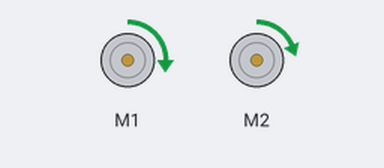
A sketch run on a simulated Arduino Leonardo, built with avr-gcc and run on an emulated ATmega32U4. On the bench: 2 × DC motor (green arrow = forward, orange = backward, longer = faster). What the sketch prints to the serial monitor is not drawn.

Above: at 2.51 s.
At 21.7 s:
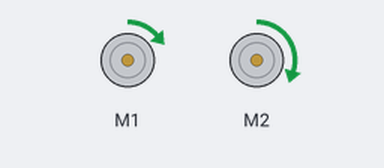
Timing chart, 0 to 40.0 s (numbered marks = the images above):
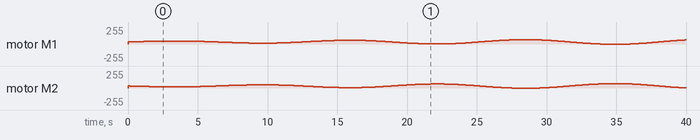

The sketch:

The_Last_Straw.ino
```cpp
/*
Robotics, Lab 4
The Artificers
Andrew Scibelli, Steve Boucher Margarite
Due: 4-12-24 11:55PM

slowing down fucntion
if statment current time  greater every 20 milliseconds I check to see encoders
set timer on each function?

*/

#include <Pololu3piPlus32U4.h>
#include <Servo.h>
#include <time.h>

using namespace Pololu3piPlus32U4;
Encoders encoders;
Buzzer buzzer;
Motors motors;

//-------------------------VARS---------------------------


//check encoders
unsigned long currentMillis;
unsigned long encoder_prevMillis;
unsigned long calc_prevMillis;
unsigned long check_prevMillis;
unsigned long calc1_prevMillis;
unsigned long calc2_prevMillis;
unsigned long check2_prevMillis;
unsigned long move_prevMillis;
unsigned long print_prevMillis;


const unsigned long ENCODER_PERIOD = 10;
const unsigned long CALC_PERIOD = 10;
const unsigned long CHECK_PERIOD = 10;
const unsigned long MOVE_PERIOD = 10;


long countsLeft = 0;
long countsRight = 0;
long prevLeft = 0;
long prevRight = 0;

const int CLICKS_PER_ROTATION = 12;
const float GEAR_RATIO = 75.81F;
const float WHEEL_DIAMETER = 3.2;
const float WHEEL_CIRCUMFERENCE = 10.531;

float Sl = 0.0F;
float Sr = 0.0F;

//speeds
int MAX_SPEED = 100;
float MIN_SPEED = 0;
float BASE_SPEED = 50;

float rightSpeed = 0;
float leftSpeed = 0;

//PID
const double KP = .08; // Adjust kp for quicker response
const double KI = 0;  // Reduce ki for less integration
const double KD = 0;  // Increase kd for faster damping

//GOALS
const int NUMBER_OF_GOALS = 4;
float xGoals[NUMBER_OF_GOALS] = { 60, 0, -90, 0};
float yGoals[NUMBER_OF_GOALS] = { 30, -50, 0, 0};

int goalnum = 0;
float targetX = xGoals[goalnum];
float targetY = yGoals[goalnum];
float targetTheta = 0;//starts at 0 regardless
float targetDistance = 1000000000000000000000;

const float WHEEL_DIS = 8.5;//possibly 8.2

//deltas

float dS = 0;
float dT = 0;
float dX = 0;
float dY = 0;

//position

float currx = 0;
float curry = 0;
float currtheta = 1.57;

float pidResult = 0;

//end
bool end = false;
const int margin_of_error = 2.0;


//-------------------------LOOP---------------------------
void setup() {
 Serial.begin(57600);

}

void loop() {
  if (!end) {
    checkEncoders();  //checks the distance
    calculatepos(); //
    updatepos();
    pidcalc();
    Move();
    checkTarget();
  //  PRINT();
  }  //if
}  //loop
//---------------------METHODS----------------------------
//this updates the values of pos for the next calculation
void updatepos (){
  currentMillis = millis();
  if (currentMillis - calc2_prevMillis >= CALC_PERIOD) {
  Serial.println("DOING UPDATE");

  currx = currx + dX;
  curry = curry + dY;
  currtheta = currtheta + dT;

  calc2_prevMillis = currentMillis;
  }//timer

}//deltaXY

//-------------------------MATH---------------------------

void calculatepos() {
  currentMillis = millis();
  if (currentMillis - calc_prevMillis >= CALC_PERIOD) {
    Serial.println("DOING CALC");
  float xdiff = targetX - currx;
  float ydiff = targetY - curry;

  dS = (Sr + Sl) / 2;
  dT = (Sr - Sl) / WHEEL_DIS;

  //the first dT in these may need to be current theta, but IDK
  dX = (dS * cos(currtheta + (dT / 2.0)));  //should be cos
  dY = dS * sin(currtheta + (dT / 2.0));         // should be sin

  // Calculate the difference between current position and target position in x and y directions
  targetDistance = sqrt(xdiff * xdiff + ydiff * ydiff);

  targetTheta = atan2(ydiff, xdiff);
  calc_prevMillis = currentMillis;
  }//timer
}  //calculate pos

//-------------------------MOVE---------------------------

void Move() {
  currentMillis = millis();
  if (currentMillis - move_prevMillis >= MOVE_PERIOD) {
  Serial.println("DOING MOVE");
  //slowing down, but not slower than min speed
  if (targetDistance < 10)
    {
      MAX_SPEED = constrain (MAX_SPEED/2, MIN_SPEED, 400);
    }//i

  rightSpeed = rightSpeed + pidResult;
  leftSpeed = leftSpeed - pidResult;
  //rightSpeed = constrain(rightSpeed - piddiff, MIN_SPEED, MAX_SPEED);
  //leftSpeed = constrain(leftSpeed + piddiff, MIN_SPEED, MAX_SPEED);
  motors.setSpeeds(leftSpeed + BASE_SPEED, rightSpeed + BASE_SPEED);
  move_prevMillis = currentMillis;
  Serial.println("DONE MOVE");
  }//timer
}  //move


//-------------------------PID---------------------------
float pidcalc() {
  currentMillis = millis();
  if (currentMillis - calc1_prevMillis >= CALC_PERIOD) {
    Serial.println("DOING PID");

  double kiTotal = 0.0;
  double previousError = 0.0;
  double error = targetTheta - currtheta;
  //Kp get the proportional correction
  double proportional = KP * error;
  //Ki get intergral correction
  //kiTotal += error;
  //double integral = KI * kiTotal;
  //Kd derivative
  //float derivative = KD * (error - previousError);
  //previousError = error;
  //sum
  pidResult = proportional; //+intergal + derivative;
  //pidResult = constrain(pidResult, -3.14, 3.14);
  //apply the sum to the motors, one will be +pidSUm, the other -pidSum
  calc1_prevMillis = currentMillis;
  Serial.println("DONE CALC1");
  }//timer
}  //PID

//-------------------------CHECK---------------------------

void checkTarget() {
  currentMillis = millis();
  if (currentMillis - check_prevMillis >= CHECK_PERIOD) {
    Serial.println("DOING TARGET");
  //we can just (theorically) check if the distance is within -2 - 2
  if (targetRange()) {
    motors.setSpeeds(0, 0);
    buzzer.play("c32");
    delay(100);
    buzzer.play("e32");
    delay(100);
    buzzer.play("g32");
    delay(1000);
   // Serial.print("--------------------------CHECKPOINT #");
    //Serial.print(goalnum + 1);
    //Serial.println("--------------------------");
    goalnum++;
    //reassing
    targetX = xGoals[goalnum];
    targetY = yGoals[goalnum];
    MAX_SPEED = 200;
  }  //if

  if (goalnum > (NUMBER_OF_GOALS - 1)) {
    buzzer.play("c32");
    delay(400);
    buzzer.play("e32");
    delay(400);
    buzzer.play("g32");
    delay(600);
    buzzer.play("d32");
    delay(600);
    buzzer.play("c33");
    delay(800);
    Serial.println("--------------------------DONE---------------------------");
    end = true;
  }  //if
  check_prevMillis = currentMillis;
  Serial.println("DONE CHECK");
  }//timer
}  //check target


bool targetRange() {
   currentMillis = millis();
  if (currentMillis - check2_prevMillis >= CHECK_PERIOD) {
    Serial.println("DOING TARGET2");
  if (0 - margin_of_error <= targetDistance && targetDistance <= 0 + margin_of_error) {
    return true;
  }
  else {
  return false;
  }
  check2_prevMillis = currentMillis;
  Serial.println("DONE TARGET 2");
  }//timer
}//targetRange

//-------------------------ENCODERS---------------------------

void checkEncoders() {
  currentMillis = millis();
  if (currentMillis - encoder_prevMillis >= ENCODER_PERIOD) {
    Serial.println("DOING ENCODERS");
    countsLeft += encoders.getCountsAndResetLeft();
    countsRight += encoders.getCountsAndResetRight();

    // Calculate the distance traveled based on the encoder counts
    float distanceLeft = (((countsLeft - prevLeft) / (CLICKS_PER_ROTATION * GEAR_RATIO) * WHEEL_CIRCUMFERENCE));
    float distanceRight = (((countsRight - prevRight) / (CLICKS_PER_ROTATION * GEAR_RATIO) * WHEEL_CIRCUMFERENCE));

    // Update the values of Sl and Sr, but not accumulating
    Sl = distanceLeft;
    Sr = distanceRight;

    // Update the previous counts
    prevLeft = countsLeft;
    prevRight = countsRight;
    encoder_prevMillis = currentMillis;
  Serial.println("DONE ENCODERS");
  }//timer
}//encoders

//--------------------------PRINT-----------------------------

void PRINT() {

  currentMillis = millis();
  if (currentMillis - print_prevMillis >= ENCODER_PERIOD) {

    Serial.print("|currY: ");
    Serial.print(curry);
    Serial.print("|currX: ");
    Serial.print(currx);
    Serial.print("|currTheta: ");
    Serial.print(currtheta);
    Serial.print("|TargetANGLE: ");
    Serial.print(targetTheta);
    //Serial.print("|Lmes: ");
    //Serial.print(Sl);
    //Serial.print("|Rmes: ");
    //Serial.print(Sr);
    Serial.print("|Piddiff: ");
    Serial.print(pidResult);
    Serial.print("|distnace: ");
    Serial.print(targetDistance);
    //Serial.print("|LSpeed: ");
    //Serial.print(leftSpeed);
    //Serial.print("|RSpeed: ");
    //Serial.print(rightSpeed);
    Serial.print("|dT @ print: ");
    Serial.print(dT);
    //Serial.print("|dX: ");
    //Serial.print(dX);
    //Serial.print("|dY: ");
    //Serial.print(dY);
    Serial.print("|Tarx: ");
    Serial.print(targetX);
    Serial.print("|targetY: ");
    Serial.print(targetY);


  //Serial.print("|dS: ");
  //Serial.print(dS);
  Serial.println("");
  print_prevMillis = currentMillis;
  }//timer

}  //print
```

Measured:
- by itself, motor M1: stopped → forward 31/255 at 0.01 s, → forward 32/255 0.10 s later, → forward 33/255 0.12 s later, → forward 34/255 0.22 s later, … (343 changes in this stretch)
